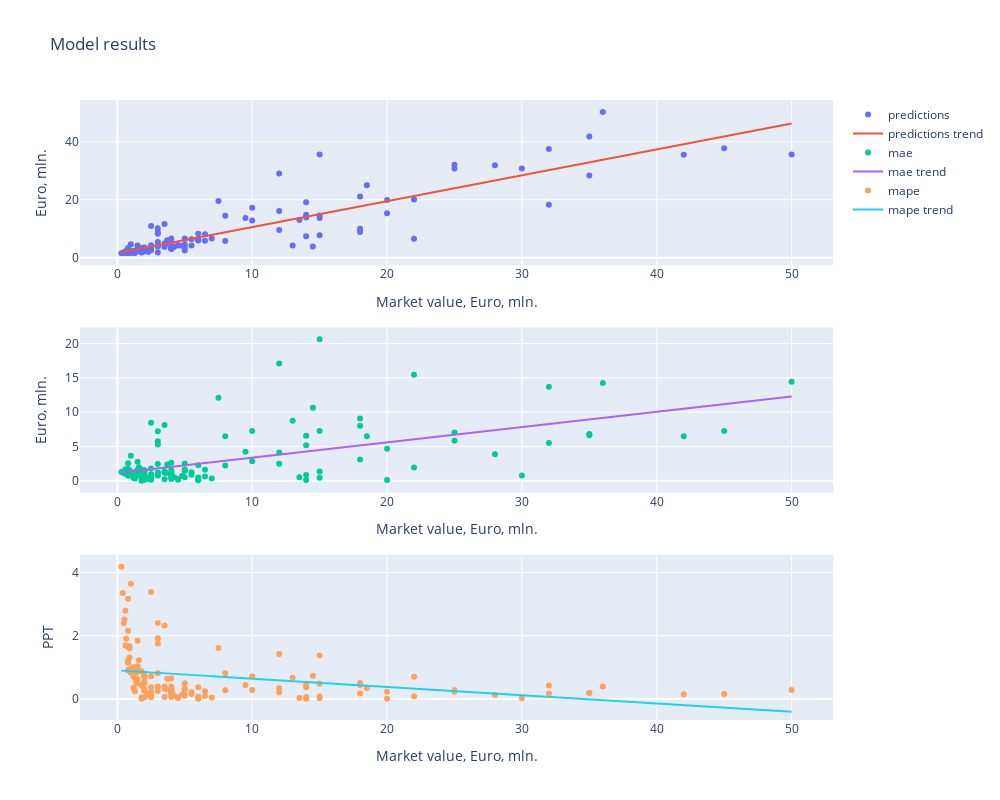

Notebook cell for this chart:
### Code cell
pipeline('DEF')

### Figure 1 — Plotly figure (JSON) as saved in the notebook; plotly's stock layout.template omitted (floating-point values rounded to 4 significant figures; data arrays with more than 128 entries replaced by an {"elided": "..."} marker saying what was removed)
{"data": [{"mode": "markers", "name": "predictions", "type": "scatter", "x": {"elided": "141 float values"}, "xaxis": "x", "y": {"elided": "141 float values"}, "yaxis": "y"}, {"mode": "lines", "name": "predictions trend", "type": "scatter", "x": {"elided": "141 float values"}, "xaxis": "x", "y": {"elided": "141 float values"}, "yaxis": "y"}, {"mode": "markers", "name": "mae", "type": "scatter", "x": {"elided": "141 float values"}, "xaxis": "x2", "y": {"elided": "141 float values"}, "yaxis": "y2"}, {"mode": "lines", "name": "mae trend", "type": "scatter", "x": {"elided": "141 float values"}, "xaxis": "x2", "y": {"elided": "141 float values"}, "yaxis": "y2"}, {"mode": "markers", "name": "mape", "type": "scatter", "x": {"elided": "141 float values"}, "xaxis": "x3", "y": {"elided": "141 float values"}, "yaxis": "y3"}, {"mode": "lines", "name": "mape trend", "type": "scatter", "x": {"elided": "141 float values"}, "xaxis": "x3", "y": {"elided": "141 float values"}, "yaxis": "y3"}], "layout": {"height": 800, "title": {"text": "Model results"}, "width": 1000, "xaxis": {"anchor": "y", "domain": [0, 1], "title": {"text": "Market value, Euro, mln."}}, "xaxis2": {"anchor": "y2", "domain": [0, 1], "title": {"text": "Market value, Euro, mln."}}, "xaxis3": {"anchor": "y3", "domain": [0, 1], "title": {"text": "Market value, Euro, mln."}}, "yaxis": {"anchor": "x", "domain": [0.7333, 1], "title": {"text": "Euro, mln."}}, "yaxis2": {"anchor": "x2", "domain": [0.3667, 0.6333], "title": {"text": "Euro, mln."}}, "yaxis3": {"anchor": "x3", "domain": [0, 0.2667], "title": {"text": "PPT"}}}}
